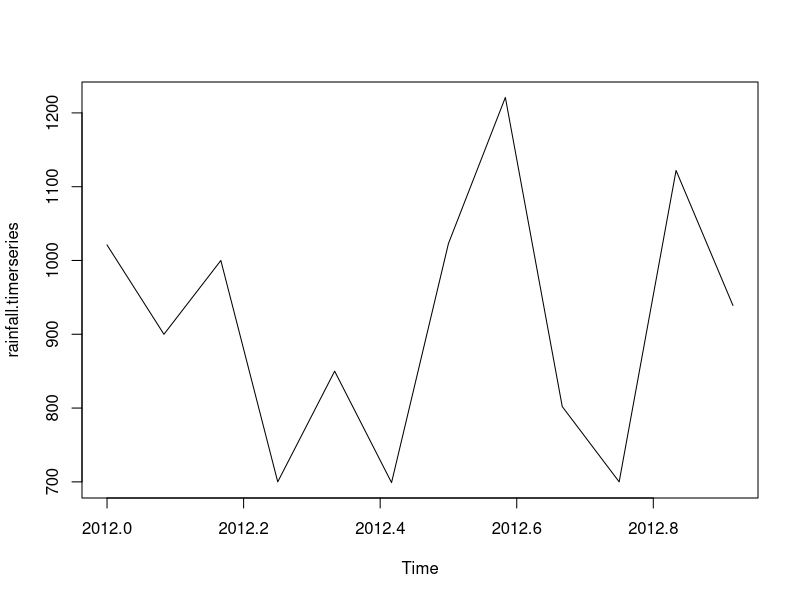
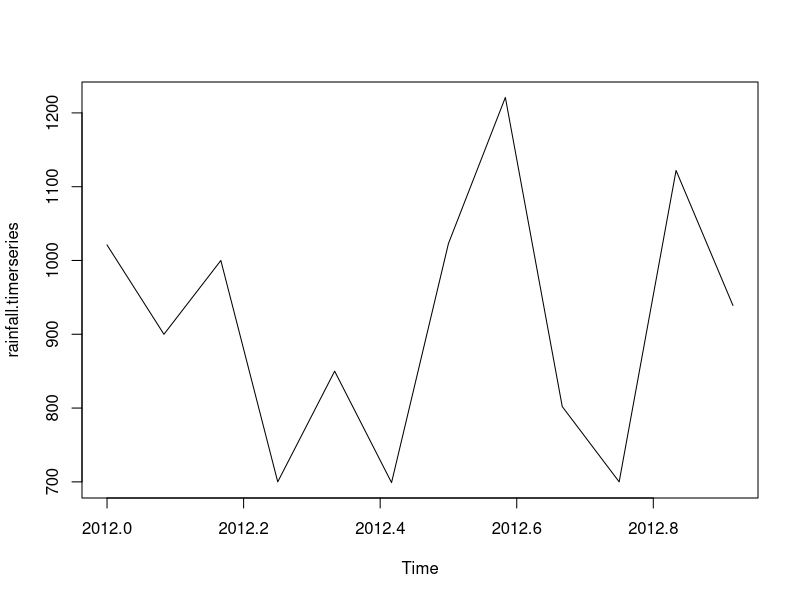

Here is the R script that generated these plots, in order:
rainfall = c(1021,900,1000,700,850,699,1023,1221,802,700,1122,939)
rainfall.timerseries = ts(rainfall, start = c(2012, 1), frequency = 12)
print(rainfall.timerseries)
plot(rainfall.timerseries)
png("E:/rainfall.png")
plot(rainfall.timerseries)
dev.off()